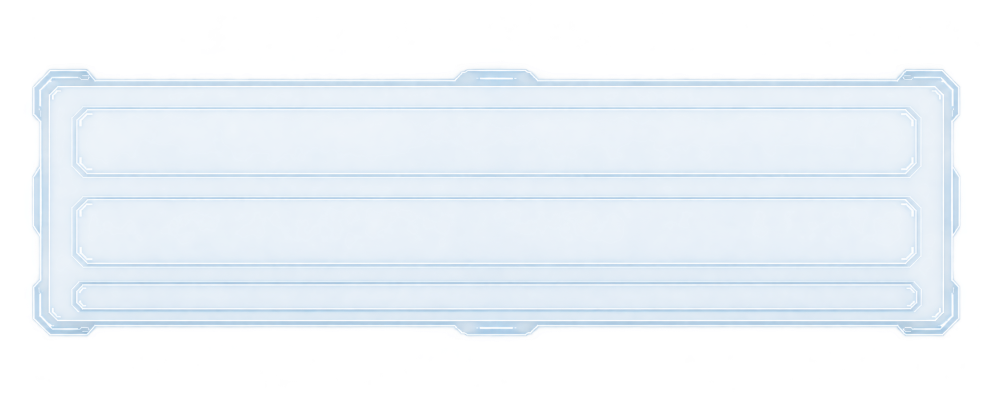
#> input picture godot_prototype/assets/ui/inventory_panel_2x10_v6.png, 1985 x 792 px (shown at 1/2 size)
$ python build_inventory_ui.py
#> lines starting #> are read from the running program, lines starting #| are printed output that depends on the picture; after the words box and inside, x2 and y2 are one past the last pixel; in counts of white or black regions, pixels touching at a corner belong together
"""把「背包／商店／整理共用面板」源图切成可直接摆放的面板，并测出内部三个可用分区。

用法:
  python tools/build_inventory_ui.py [--src <png>] [--out <目录>] [--preview <png>] [--edge tile|stretch]

与 build_battle_ui.py 的关系:
  同一套工序（裁框 → 测内腔 → 九宫格适配 → 量分区 → 出清单），本文件是它在
  「一块面板、内部自带三个含内容区」这种形态上的推广。战斗页是多张组件各占一块，
  这里只有**一张整面板**，物品横栏与操作条是**画在面板内部**的。

为什么不能照抄战斗页的内腔测法（见 ui修改迭代工作流.md §5.1）:
  §5.1 用「与中心同色的最长连续段」找内腔。本面板外框内**到处同色**（半透明浅蓝玻璃），
  最长连续段会落在**第一行物品横栏的内腔**上，量到的不是外框内腔。
  实测：按 §5.1 量到 (93, 1767) × (88, 211)，那正是第一行横栏。
  这里改用「逐行/逐列统计与基准色相同的比例，取首尾超过阈值的范围」定外框内腔，
  再在腔内按「非基准色像素的横向聚簇」把每一段含内容区（内含圆角矩形）与段间留白区分开。

产物:
  <out>/panel.png        整块面板，尺寸等于布局表的目标矩形，运行期 1:1 摆放
  <out>/manifest.json    面板矩形、外框内腔、三段含内容区（物品横栏一/二、底部操作条）
  --preview 另存一张整屏合成预览，用于人工确认版面（不参与运行期）
"""

import argparse
import json
import os
import sys

from PIL import Image
import numpy as np

# --- 布局表（逻辑像素，页面区左上角为原点；页面区 = 1280×720 减去 30 像素顶部状态条）---
# 依据：背包商店整理共用面板说明.md §布局与接入——建议整屏 (x=656, y=224, 宽=608, 高约200)。
# 整屏 y=224 → 页面区 y=194（减去顶部 30 像素状态条）；
# 高度按「可见框体比例」校准：可见框 1860×542，宽取 608 时等比高为 177，
# 取 177 而不是 200 → 九宫格四边与中心区都是整数倍映射，面板整体是一次等比缩放，
# 内部两条横栏的圆角与细线不会被纵向拉伸（取 200 会把内部线拉粗约 15%）。
LAYOUT = {
    "panel": (656, 194, 608, 177),
}

# 设计画布：页面区 = 1280×720 逻辑画布减去顶部 30 像素状态条。
DESIGN = (1280, 690)

# 源素材：本组件是一整块面板，不是一组分开的组件图，所以「源目录」退化为单个源图路径。
# 这是与 ui修改迭代工作流.md §7.1「新源目录 assets/ui/<组名>_v1/」的一处偏差，已记入说明文档。
SOURCE_IMAGE = os.path.join("assets", "ui", "inventory_panel_2x10_v6.png")

# 面板内部三个含内容区的语义名，自上而下。数量与顺序由测量结果校验，对不上就报错。
REGION_ORDER = ("row_a", "row_b", "op_bar")

# 每段横栏的逻辑槽位数（界面按「净宽 ÷ 槽位数」算单位格宽，不烘焙格线）。
# 依据：说明文档「两行物品分别建立十个等宽逻辑交互区域」。
ROW_SLOTS = {"row_a": 10, "row_b": 10}

# 判定阈值（集中在一处，便于换素材后复核）
ALPHA_MIN = 16        # 裁可见框时的 alpha 下限
SAME_TOL = 30         # 与基准色的 L1 距离上限（判「这一像素是不是底板」）
LINE_TOL = 80         # 判「这一像素是不是装饰线」的距离下限。
                      # 拉开两档的原因：AI 生成的玻璃底板自带纹理噪声，约一成像素与基准色
                      # 相差 30—60；用 SAME_TOL 直接取反会把噪声连成一片，找不到边线聚簇。
                      # 实测两档分别取 30 / 80 时，边线聚簇稳定且噪声不产生假聚簇。
CAVITY_FRAC = 0.85    # 某行/列「与基准色相同」的比例超过它，才算落在外框内腔里。
                      # 不能取 0.9：腔内列实测 0.88（底噪占了约一成）。
BAND_FRAC = 0.6       # 某行在腔内通色的比例超过它，才算落在某段含内容区里
EDGE_MARGIN = 10      # 段内左右边界线距外框内沿的最小距离（用于剔除贴边的装饰细条）


def crop_visible(img: Image.Image, alpha_min: int = ALPHA_MIN) -> Image.Image:
    """按 alpha 裁到可见框，丢掉画布四周的大片透明留白。"""
    alpha = np.asarray(img)[:, :, 3]
    ys = np.where((alpha > alpha_min).any(axis=1))[0]
    xs = np.where((alpha > alpha_min).any(axis=0))[0]
    return img.crop((int(xs.min()), int(ys.min()), int(xs.max()) + 1, int(ys.max()) + 1))


def base_color(rgb: np.ndarray) -> np.ndarray:
    """基准色 = 中心 16×16 的中位色。半透明玻璃面板的底色，用来区分「底板」与「线」。"""
    h, w, _ = rgb.shape
    core = rgb[h // 2 - 8:h // 2 + 8, w // 2 - 8:w // 2 + 8].reshape(-1, 3)
    return np.median(core, axis=0)


def measure_cavity(rgb: np.ndarray, base: np.ndarray) -> tuple:
    """测外框内腔，返回 (x0, x1, y0, y1)（x1/y1 为开区间）——与 patch_geometry 的约定一致。

    为什么不用 §5.1 的最长连续段：本面板外框内到处同色，最长连续段会落在第一行
    物品横栏的内腔里（实测量到 (93,1767)×(88,211)，那是横栏不是外框内腔）。
    改法：逐行看「与基准色相同的像素占整行宽度的比例」，首尾超过 CAVITY_FRAC 的行
    就是腔内行；再在腔内行范围内逐列做同样的事得到左右边界。
    """
    same = (np.abs(rgb - base).sum(axis=2) < SAME_TOL)
    rows = same.mean(axis=1) > CAVITY_FRAC
    ys = np.where(rows)[0]
    y0, y1 = int(ys.min()), int(ys.max()) + 1
    cols = same[y0:y1].mean(axis=0) > CAVITY_FRAC
    xs = np.where(cols)[0]
    return (int(xs.min()), int(xs.max()) + 1, y0, y1)


def _clusters(flags: np.ndarray, gap: int = 3) -> list:
    """把一维布尔数组聚成 (start, end_inclusive) 区段，间隔小于 gap 的合并。"""
    idx = np.where(flags)[0]
    out = []
    if idx.size == 0:
        return out
    start = prev = int(idx[0])
    for raw in idx[1:]:
        i = int(raw)
        if i - prev > gap:
            out.append((start, prev))
            start = i
        prev = i
    out.append((start, prev))
    return out


def measure_regions(rgb: np.ndarray, base: np.ndarray, cavity: tuple) -> tuple:
    """在腔内测出「含内容区」（自带圆角矩形的横栏／操作条），返回（源坐标区段列表, 逐行通色比例）。

    判据：腔内某一行通色（与基准色相同）比例高 → 该行不是边框线；
    段间留白同样通色，所以还要看该行的**左右边界线**：
      - 含内容区的行：腔内左右各有一处非基准色聚簇（圆角矩形的左右边线）；
      - 段间留白的行：腔内一处聚簇都没有；
      - 贴着外框内沿的装饰细条：聚簇离内沿不足 EDGE_MARGIN，按装饰剔除
        （本面板最底部有一条 14 像素细条，映射到目标尺寸只剩 4 像素，放不下任何内容）。
    """
    cx0, cx1, cy0, cy1 = cavity
    same = (np.abs(rgb - base).sum(axis=2) < SAME_TOL)
    line = (np.abs(rgb - base).sum(axis=2) > LINE_TOL)
    frac = same[:, cx0:cx1].mean(axis=1)

    runs = []
    start = None
    for y in range(cy0, cy1):
        if frac[y] > BAND_FRAC and start is None:
            start = y
        elif frac[y] <= BAND_FRAC and start is not None:
            runs.append((start, y))
            start = None
    if start is not None:
        runs.append((start, cy1))

    regions = []
    for y0, y1 in runs:
        if y1 - y0 < 6:
            continue
        mid = (y0 + y1) // 2
        clusters = _clusters(line[mid, cx0:cx1])
        if len(clusters) < 2:
            continue
        left = clusters[0]
        right = clusters[-1]
        if left[0] < EDGE_MARGIN or (cx1 - cx0) - 1 - right[1] < EDGE_MARGIN:
            continue
        x0 = cx0 + left[1] + 1
        x1 = cx0 + right[0]
        if x1 - x0 < 40:
            continue
        regions.append((x0, y0, x1, y1))
    return regions, frac


def map_region(g: dict, box: tuple) -> tuple:
    """源坐标区段 → 目标坐标区段（x, y, w, h），走 map_x/map_y 的分段线性映射。"""
    x0, y0, x1, y1 = box
    tx0, ty0 = map_x(g, x0), map_y(g, y0)
    tx1, ty1 = map_x(g, x1), map_y(g, y1)
    return (tx0, ty0, max(tx1 - tx0, 1), max(ty1 - ty0, 1))


def _tile_or_stretch(strip: Image.Image, target: tuple, mode: str) -> Image.Image:
    """把一条边框带铺到目标尺寸。mode=tile 平铺（保持原始纹样间距），stretch 拉伸。"""
    tw, th = target
    if tw <= 0 or th <= 0:
        return Image.new("RGBA", (max(tw, 0), max(th, 0)), (0, 0, 0, 0))
    if mode == "stretch":
        return strip.resize((tw, th), Image.LANCZOS)
    sw, sh = strip.size
    out = Image.new("RGBA", (tw, th), (0, 0, 0, 0))
    if tw >= sw and th >= sh:
        for y in range(0, th, sh):
            for x in range(0, tw, sw):
                out.paste(strip, (x, y))
    else:
        # 目标比一个循环还短：居中裁一块，避免出现半截纹理
        out.paste(strip, ((tw - sw) // 2, (th - sh) // 2))
    return out


def patch_geometry(src_size: tuple, cavity: tuple, target: tuple) -> dict:
    """九宫格几何：倍率、四条边框带、中心区尺寸。

    「源坐标 -> 目标坐标」不是等比映射：中心区被拉伸、边框带按倍率缩放。
    区段与内腔都必须走 map_x/map_y，否则按等比近似摆出来的文字会压到分隔线上。
    """
    w0, h0 = src_size
    tw, th = target
    cx0, cx1, cy0, cy1 = cavity

    scale = min(tw / float(w0), th / float(h0))
    w1 = max(1, int(round(w0 * scale)))
    h1 = max(1, int(round(h0 * scale)))
    left = int(round(cx0 * scale))
    right = int(round((w0 - cx1) * scale))
    top = int(round(cy0 * scale))
    bottom = int(round((h0 - cy1) * scale))

    # 夹紧：边框带之和不能超过目标尺寸，否则中心区会被压成负数
    if left + right > tw:
        over = left + right - tw
        left = max(1, left - over // 2)
        right = max(1, tw - left)
    if top + bottom > th:
        over = top + bottom - th
        top = max(1, top - over // 2)
        bottom = max(1, th - top)

    return {
        "src": (w0, h0), "scale": scale, "w1": w1, "h1": h1,
        "left": left, "right": right, "top": top, "bottom": bottom,
        "mid_w": tw - left - right, "mid_h": th - top - bottom,
        "tw": tw, "th": th, "cavity": cavity,
    }


def map_x(g: dict, v: float) -> int:
    """源横坐标 -> 目标横坐标（边框带等比缩、中心区拉伸）。"""
    cx0, cx1 = g["cavity"][0], g["cavity"][1]
    if v <= cx0:
        return int(round(v * g["scale"]))
    if v >= cx1:
        return g["tw"] - int(round((g["src"][0] - v) * g["scale"]))
    span = float(cx1 - cx0)
    if span <= 0.0:
        return int(g["left"])
    return int(round(g["left"] + (v - cx0) / span * g["mid_w"]))


def map_y(g: dict, v: float) -> int:
    """源纵坐标 -> 目标纵坐标。"""
    cy0, cy1 = g["cavity"][2], g["cavity"][3]
    if v <= cy0:
        return int(round(v * g["scale"]))
    if v >= cy1:
        return g["th"] - int(round((g["src"][1] - v) * g["scale"]))
    span = float(cy1 - cy0)
    if span <= 0.0:
        return int(g["top"])
    return int(round(g["top"] + (v - cy0) / span * g["mid_h"]))


def nine_patch(src: Image.Image, cavity: tuple, target: tuple, edge: str = "tile") -> Image.Image:
    """按九宫格把可见组件适配到目标矩形。

    先整体等比「contain」缩放（保证至少一个方向正好贴合，边框带厚度不会被吃掉），
    再按内腔划出四角、四边与中心：角部原样贴、边缘按 edge 模式铺、中心拉伸。
    本面板目标取的是「可见框等比缩到宽 608」，所以四边与中心都是整数倍映射，
    结果等价于一次等比缩放——内部两条横栏的圆角与细线不会被拉伸变形。
    """
    w0, h0 = src.size
    g = patch_geometry((w0, h0), cavity, target)
    scaled = src.resize((g["w1"], g["h1"]), Image.LANCZOS)
    left, right, top, bottom = g["left"], g["right"], g["top"], g["bottom"]
    w1, h1, tw, th = g["w1"], g["h1"], g["tw"], g["th"]

    mid_w = tw - left - right
    mid_h = th - top - bottom

    out = Image.new("RGBA", (tw, th), (0, 0, 0, 0))
    # 四角
    out.paste(scaled.crop((0, 0, left, top)), (0, 0))
    out.paste(scaled.crop((w1 - right, 0, w1, top)), (tw - right, 0))
    out.paste(scaled.crop((0, h1 - bottom, left, h1)), (0, th - bottom))
    out.paste(scaled.crop((w1 - right, h1 - bottom, w1, h1)), (tw - right, th - bottom))
    # 上下边
    if mid_w > 0:
        out.paste(_tile_or_stretch(scaled.crop((left, 0, w1 - right, top)), (mid_w, top), edge), (left, 0))
        out.paste(_tile_or_stretch(scaled.crop((left, h1 - bottom, w1 - right, h1)), (mid_w, bottom), edge),
                  (left, th - bottom))
    # 左右边
    if mid_h > 0:
        out.paste(_tile_or_stretch(scaled.crop((0, top, left, h1 - bottom)), (left, mid_h), edge), (0, top))
        out.paste(_tile_or_stretch(scaled.crop((w1 - right, top, w1, h1 - bottom)), (right, mid_h), edge),
                  (tw - right, top))
    # 中心
    if mid_w > 0 and mid_h > 0:
        center = scaled.crop((left, top, w1 - right, h1 - bottom))
        out.paste(_tile_or_stretch(center, (mid_w, mid_h), "stretch"), (left, top))
    return out


def build(src_path: str, out_dir: str, edge: str) -> dict:
    os.makedirs(out_dir, exist_ok=True)
    raw = Image.open(src_path).convert("RGBA")
    visible = crop_visible(raw)
    rgb = np.asarray(visible.convert("RGB")).astype(np.int32)
    base = base_color(rgb)
    cavity = measure_cavity(rgb, base)
    regions_src, band_frac = measure_regions(rgb, base, cavity)

    names = list(REGION_ORDER)
    if len(regions_src) != len(names):
        raise SystemExit(
            "含内容区检出 %d 段，清单要求 %d 段（%s）。"
            "换素材后请核对阈值，或更新 REGION_ORDER。实测段：%s"
            % (len(regions_src), len(names), "、".join(names), regions_src))

    manifest = {
        "edge_mode": edge,
        "design": list(DESIGN),
        "layout": {k: list(v) for k, v in LAYOUT.items()},
        "rows": dict(ROW_SLOTS),
        "region_order": names,
        "panels": {},
    }

    cache = {}
    for name, rect in LAYOUT.items():
        if src_path not in cache:
            cache[src_path] = (visible, cavity)
        vis, cav = cache[src_path]
        x, y, w, h = rect
        panel = nine_patch(vis, cav, (w, h), edge)
        panel.save(os.path.join(out_dir, name + ".png"))

        vw, vh = vis.size
        g = patch_geometry((vw, vh), cav, (w, h))
        sx0, sx1, sy0, sy1 = cav
        inner = (map_x(g, sx0), map_y(g, sy0),
                 map_x(g, sx1) - map_x(g, sx0), map_y(g, sy1) - map_y(g, sy0))
        regions = {}
        for key, box in zip(names, regions_src):
            regions[key] = list(map_region(g, box))
        bands_h = [[regions[k][1], regions[k][1] + regions[k][3]] for k in names]
        manifest["panels"][name] = {
            "source": os.path.basename(src_path),
            "rect": [x, y, w, h],
            "inner": list(inner),
            "bands_h": bands_h,
            "regions": regions,
            "source_visible": [vw, vh],
            "source_cavity": list(cav),
            "source_regions": {k: list(b) for k, b in zip(names, regions_src)},
            "scan": {
                "base_color": [int(v) for v in base],
                "band_frac_min": round(float(band_frac[sy0:sy1].min()), 3),
                "band_frac_max": round(float(band_frac[sy0:sy1].max()), 3),
            },
        }

    with open(os.path.join(out_dir, "manifest.json"), "w", encoding="utf-8") as fh:
        json.dump(manifest, fh, ensure_ascii=False, indent=1)
    return manifest


def main() -> int:
    here = os.path.dirname(os.path.dirname(os.path.abspath(__file__)))
    ap = argparse.ArgumentParser()
    ap.add_argument("--src", default=os.path.join(here, SOURCE_IMAGE))
    ap.add_argument("--out", default=os.path.join(here, "assets", "ui", "inventory_v1"))
    ap.add_argument("--preview", default="")
    ap.add_argument("--edge", default="tile", choices=["tile", "stretch"])
    args = ap.parse_args()

    manifest = build(args.src, args.out, args.edge)
#> in build, raw is the input picture: PIL image 1985x792 RGBA; mean R, G, B, A 126, 140.5, 153.9, 69.2
#> in crop_visible, `alpha = np.asarray(img)[:, :, 3]`:
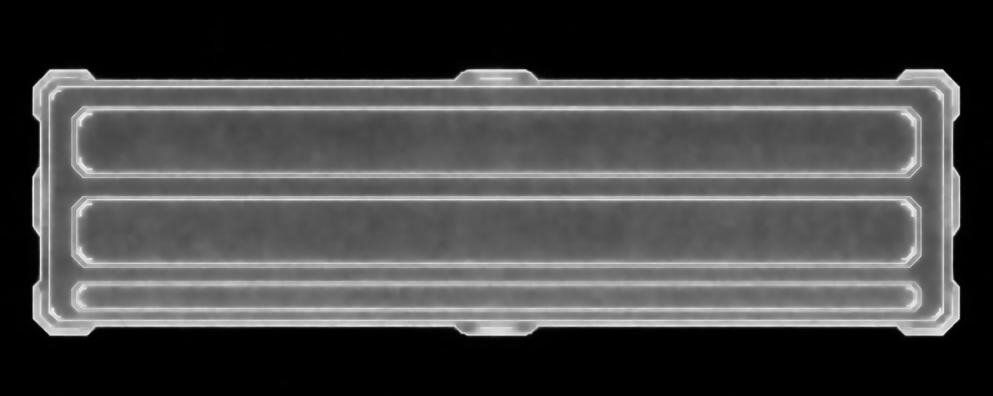
#> alpha: shape (792, 1985) (shown at 1/2 size); min 0, max 243, mean 69.2
#> in crop_visible, `ys = np.where((alpha > alpha_min).any(axis=1))[0]`: ys = 542 values from 133 to 674
#> in crop_visible, `xs = np.where((alpha > alpha_min).any(axis=0))[0]`: xs = 1860 values from 62 to 1921
#> in crop_visible, `return img.crop((int(xs.min()), int(ys.min()), int(xs.max()) + 1, int(..`:
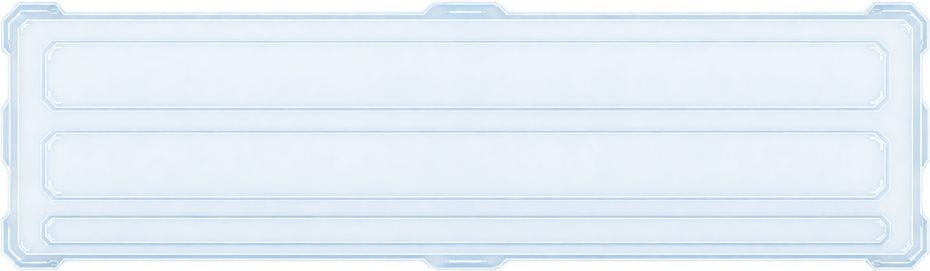
#> returned value: PIL image 1860x542 RGBA (shown at 1/2 size); mean R, G, B, A 188.7, 210.3, 230.8, 107.9; transparent parts drawn white
#> in build, `rgb = np.asarray(visible.convert("RGB")).astype(np.int32)`:
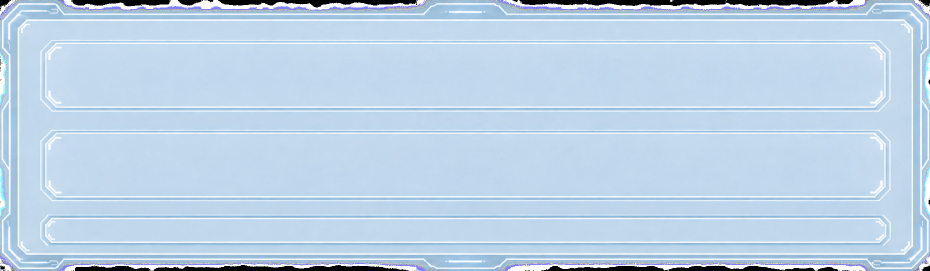
#> rgb: shape (542, 1860, 3) int32 (shown at 1/2 size); mean R, G, B 188.7, 210.3, 230.8
#> in base_color, `core = rgb[h // 2 - 8:h // 2 + 8, w // 2 - 8:w // 2 + 8].reshape(-1, 3)`: core = 256 rows, first 8: [154, 190, 224], [155, 190, 224], [152, 190, 224], [151, 189, 224], [154, 190, 224], [154, 190, 224], [154, 192, 224], [154, 191, 224]
#> in build, `base = base_color(rgb)`: base = [193, 216, 237]
#> in measure_cavity, `same = (np.abs(rgb - base).sum(axis=2) < SAME_TOL)`:
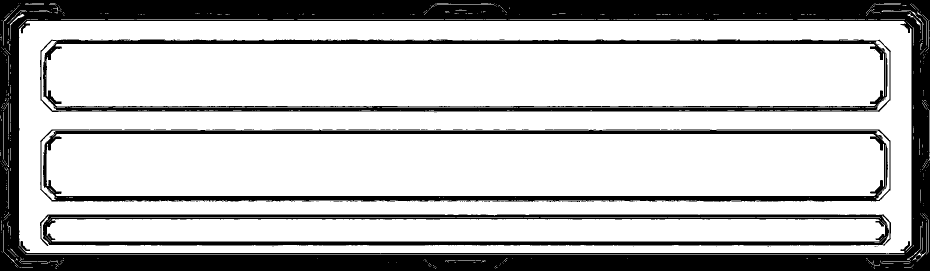
#> same: shape (542, 1860) bool (shown at 1/2 size); 73.7% white; 51 black regions (47 under 20 px), largest, box (x1, y1, x2, y2) and area: (0, 0, 1860, 542) 173715, (80, 259, 1781, 404) 32426, (80, 79, 1782, 224) 31026, (80, 429, 1782, 492) 27922
#> in measure_cavity, `ys = np.where(rows)[0]`: ys = 411 values from 38 to 509
#> in measure_cavity, `y0, y1 = int(ys.min()), int(ys.max()) + 1`: y0 = 38; y1 = 510
#> in measure_cavity, `xs = np.where(cols)[0]`: xs = 1709 values from 38 to 1822
#> in build, `cavity = measure_cavity(rgb, base)`: cavity = (38, 1823, 38, 510)
#> in measure_regions, `cx0, cx1, cy0, cy1 = cavity`: cx0 = 38; cx1 = 1823; cy0 = 38; cy1 = 510
#> in measure_regions, `line = (np.abs(rgb - base).sum(axis=2) > LINE_TOL)`:
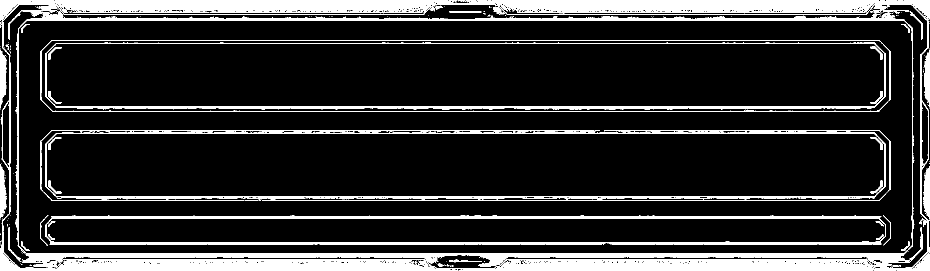
#> line: shape (542, 1860) bool (shown at 1/2 size); 14.8% white; 574 white regions (472 under 20 px), largest, box (x1, y1, x2, y2) and area: (0, 0, 1860, 542) 82111, (35, 39, 1826, 509) 9048, (91, 436, 1772, 490) 8719
#> in measure_regions, `frac = same[:, cx0:cx1].mean(axis=1)`: frac = 542 values, max 1 at index 67, min 0 at index 0, mean 0.766
#> after the loop in measure_regions, `for y in range(cy0, cy1):`: runs = [(38, 39), (42, 80), (81, 82), (88, 212), (215, 216), (223, 259), (261, 262), (268, 392), (403, 429), (435, 436), (438, 483), (491, 506)]; start = 509
#> the loop in measure_regions, `for y0, y1 in runs:` made 13 passes
#> (y0, y1, mid, clusters, x0, x1) on passes 4, 8, 11: (88, 212, 150, [(43, 44), (53, 54), (1731, 1732), (1741, 1742)], 83, 1779), (268, 392, 330, [(43, 44), (53, 54), (1731, 1732), (1741, 1742)], 83, 1779), (438, 483, 460, [(43, 43), (53, 54), (1732, 1733), (1742, 1742)], 82, 1780)
#> after the loop in measure_regions, `for y0, y1 in runs:`: regions = [(83, 88, 1779, 212), (83, 268, 1779, 392), (82, 438, 1780, 483)]
#> in build, `regions_src, band_frac = measure_regions(rgb, base, cavity)`: regions_src has the same summary as regions in measure_regions; band_frac has the same summary as frac in measure_regions
#> the loop in build, `for name, rect in LAYOUT.items():` made 1 pass
#> pass 1, in nine_patch, `scaled = src.resize((g["w1"], g["h1"]), Image.LANCZOS)`:
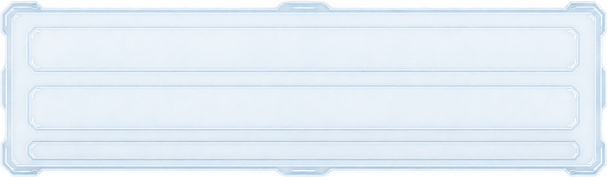
#> scaled: PIL image 607x177 RGBA; mean R, G, B, A 188.7, 210.2, 230.4, 107.9; transparent parts drawn white
#> pass 1, in nine_patch, `center = scaled.crop((left, top, w1 - right, h1 - bottom))`:
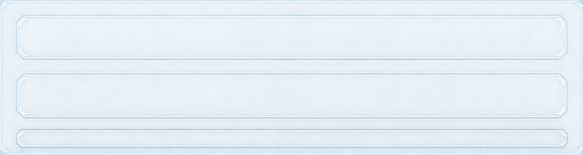
#> center: PIL image 583x155 RGBA; mean R, G, B, A 194.3, 216.6, 236.9, 111.9; transparent parts drawn white
#> after the loop in build, `for name, rect in LAYOUT.items():`: cache = 1 item; manifest = 6 items
#> manifest = 6 items
    print("面板 %d 张 -> %s（边缘模式 %s）" % (len(manifest["panels"]), args.out, args.edge))
#| 面板 1 张 -> godot_prototype/assets/ui/inventory_v1（边缘模式 tile）
    for name, info in manifest["panels"].items():
        print("  %-8s rect=%s inner=%s" % (name, info["rect"], info["inner"]))
        for key in manifest["region_order"]:
            print("      %-7s %s" % (key, info["regions"][key]))
#> this loop made 1 pass
#> name on pass 1: 'panel'
#|   panel    rect=[656, 194, 608, 177] inner=[12, 12, 584, 155]
#|       row_a   [27, 28, 555, 41]
#|       row_b   [27, 88, 555, 40]
#|       op_bar  [26, 143, 556, 15]

    if args.preview:
        os.makedirs(os.path.dirname(os.path.abspath(args.preview)), exist_ok=True)
        sheet = Image.new("RGBA", (DESIGN[0], DESIGN[1] + 30), (23, 23, 26, 255))
        for name in LAYOUT:
            info = manifest["panels"][name]
            panel = Image.open(os.path.join(args.out, name + ".png")).convert("RGBA")
            x, y, _w, _h = info["rect"]
            sheet.alpha_composite(panel, (x, y + 30))
        sheet.convert("RGB").save(args.preview)
        print("预览 ->", args.preview)
    return 0


if __name__ == "__main__":
    sys.exit(main())
#> (the program exits here)
